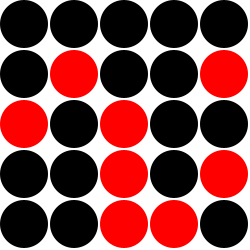
Frame 1 (no input)
Frame 60 (the mouse pressed at the canvas centre just before this capture): identical to frame 1, image omitted
Frame 120 (the mouse held since frame 60 and released just before this capture): identical to frame 1, image omitted

The Processing sketch that drew this single still picture (run headless with seeded random() and noise(); from frame 60 on, the mouse is pressed at the canvas centre):

// Processing sketch: practice_1107_3v1
// ── practice_1107_3v1.pde
final boolean R = true;               // right side
final boolean B = false;              // back  side
final color Red = color(255, 0, 0);   // right side
final color Black = color(0);         // back  side

boolean[][] taco2dArray = {
{B, B, B, B, B},
{B, R, B, B, R},
{R, B, R, B, B},
{B, B, R, B, R},
{B, B, R, R, B}
};

color c;

void setup() {
  size(250, 250);
  noStroke();
  ellipseMode(CORNER);
}

void draw() {
  background(255);
  for(int cols=0; cols<5; cols++){
    for(int rows=0; rows<5; rows++) {  
      fill(c = taco2dArray[cols][rows] ? Red : Black);
      ellipse(rows*50, cols*50, 48, 48);
    }
  }
}

void mouseClicked() {
  int X = mouseX/50;
  int Y = mouseY/50;  
  
  taco2dArray[Y][X] = !taco2dArray[Y][X];
  if(X-1>-1){ taco2dArray[Y][X-1] = !taco2dArray[Y][X-1]; }
  if(X+1<5){ taco2dArray[Y][X+1] = !taco2dArray[Y][X+1]; }
  if(Y-1>-1){ taco2dArray[Y-1][X] = !taco2dArray[Y-1][X]; }
  if(Y+1<5){ taco2dArray[Y+1][X] = !taco2dArray[Y+1][X]; }
}
